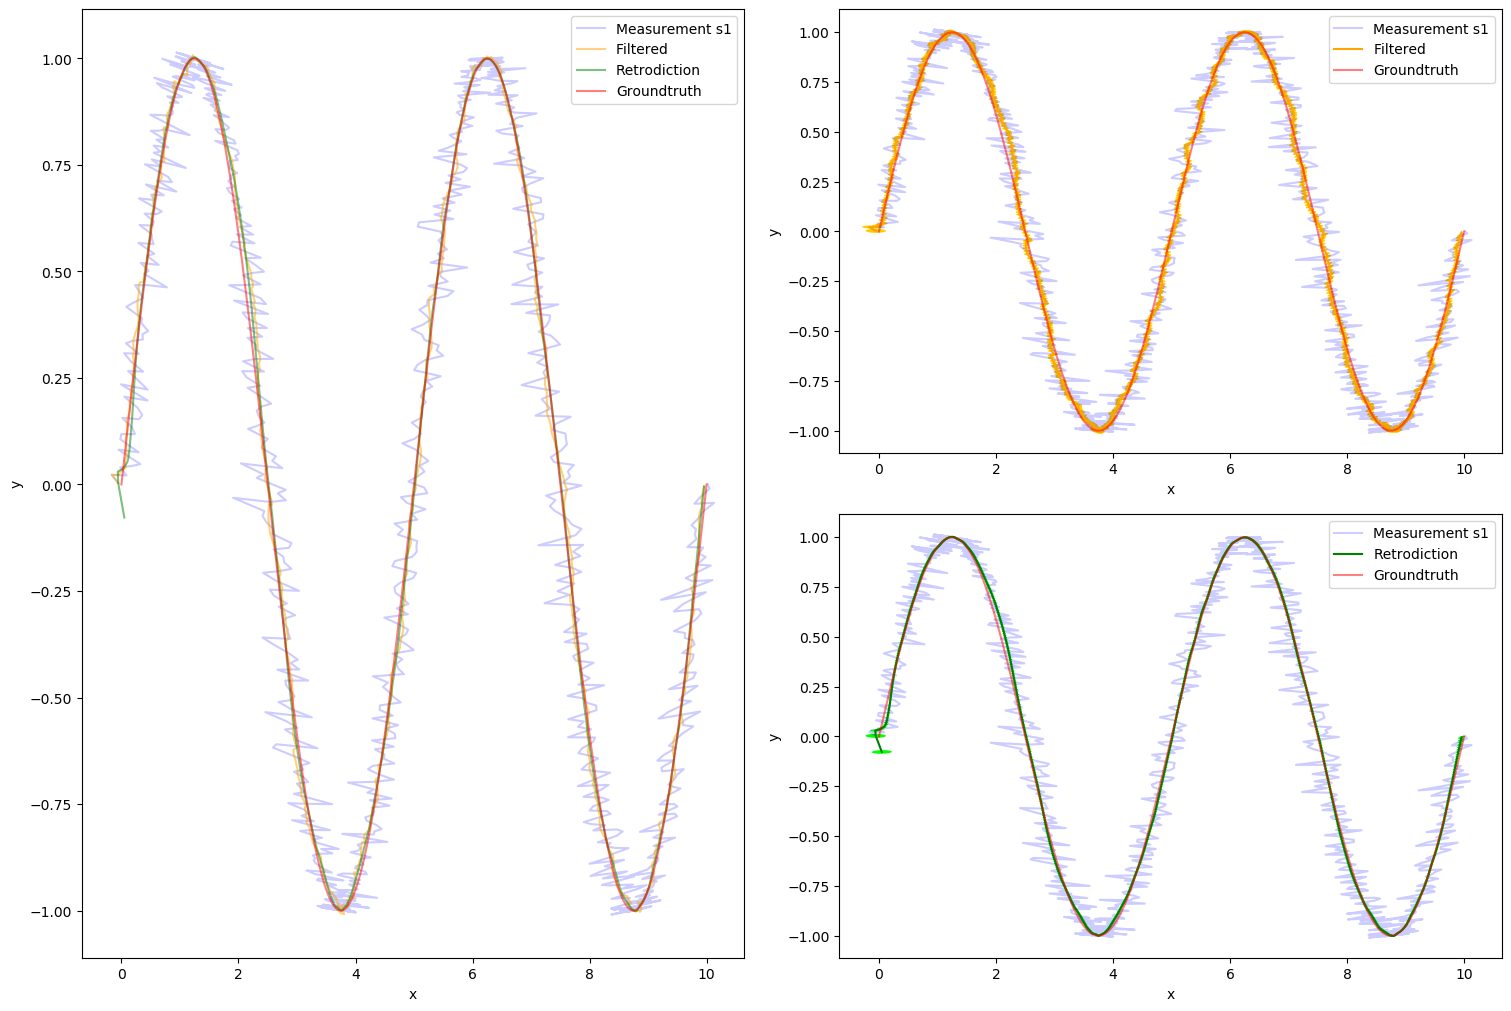

Here is the Python script that generated this plot:
import numpy as np
import matplotlib.pyplot as plt
from matplotlib.patches import Ellipse

"""
    @brief Models a sensor  
"""
class Sensor:
    
    """
        @brief Constructs a new sensor
        @param position The position of the sensor
        @param noise The measurement noise of the sensor
    """
    def __init__(self, position, noise):
        self.position = position
        self.noise = noise
        
    """
        @brief produces measurements using the groundtruth x
        @param x The groundtruth trajectory (2D projection)
        @return (2 x x.shape[1]) matrix with the measurements
    """
    def measure(self, x):
        dist = x - np.repeat(self.position[:2].reshape(2,1),x.shape[1],axis=1)
        
        n = np.random.normal(0,1,x.shape[1])
        
        r = np.sqrt(dist[0]**2 + dist[1]**2) + n*self.noise[0]
        phi = np.arctan2(dist[1],dist[0]) + n*self.noise[1] 
        
        result = np.concatenate((r.reshape(1,x.shape[1]),phi.reshape(1,x.shape[1])),axis=0)
        
        return result
    
"""
    @brief Converts polar coordinates to cartesian
    @param inp The input
    @param The result in cartesian coordinates
"""
def toCartesian(inp):
    x = inp[0]*np.cos(inp[1]).reshape(1,inp.shape[1])
    y = inp[0]*np.sin(inp[1]).reshape(1,inp.shape[1])
    
    cart = np.concatenate((x,y),axis=0)
    
    return cart

"""
    @brief Generates the trajectory
    @param params The parameters from the exercise sheet
    @param step_size How many values of the trajectory should be computed
    @return 3xstep_size matrix with the trajectory
"""
def trajectory(params, step_size=1000):
    v = params[0]
    ax = params[1]
    ay = params[2]
    az = params[3]
    
    T = ax/v
    t = np.linspace(0,T,step_size)
    
    x = v*t
    y = ay*np.sin((4.0*np.pi*v)/ax*t)
    z = az*np.sin((np.pi*v)/ax*t)
    
    return np.vstack((np.vstack((x,y)),z))

    
params = [20, 10, 1, 1]
traj = trajectory(params)

groundtruth = traj[0:2,:]

noise = np.diag([0.01, np.deg2rad(0.1)])

s1 = Sensor(np.array([0,100,10]),np.diag(noise))

measurement_polar = s1.measure(groundtruth)

measurement = toCartesian(measurement_polar)+np.repeat(s1.position[:2].reshape(2,1),groundtruth.shape[1],axis=1)

###################################################
#                DYNAMICS MODEL                   #
###################################################
#Piecewise constant white acceleration
delta_T = 0.5/1000 #Half an our divided by the number of measurements
F = np.eye(4)
F[:2,2:] = np.eye(2)*delta_T
D = np.zeros((4,4))
D[:2,:2]=0.25*np.eye(2)*delta_T**4
D[:2,2:]=0.5*np.eye(2)*delta_T**3
D[2:,:2]=0.5*np.eye(2)*delta_T**3
D[2:,2:]=np.eye(2)*delta_T
D*=10000    #Sigma^2 of the acceleration distribution
print(F)
print(D)

###################################################
#                INITIALIZATION                   #
###################################################
filter_results = []
predicted_results = []
filter_covariants = []
predicted_covariants = []

#Initialize with the first measurement
#Initial P has large variances
x = np.hstack((measurement[:,0],np.zeros(2)))
P = np.eye(4)*10
filter_results.append(x)
#Projection
H = np.zeros((2,4))
H[0,0] = 1
H[1,1] = 1
print(H)

###################################################
#                  KALMAN                         #
###################################################
for k in range(1,measurement.shape[1]):
    ###################################################
    #                 PREDICTION                      #
    ###################################################
    x = F@x
    P = F@P@F.T+D
    
    predicted_results.append(x)
    predicted_covariants.append(P)
    ###################################################
    #                 FILTERING                       #
    ###################################################
    z = measurement[:,k]
    
    #Convert radial error covariance to cartesian
    z_ = measurement_polar[:,k]
    phi = z_[1]
    D_phi = np.array([[np.cos(phi), -np.sin(phi)],
                      [np.sin(phi), np.cos(phi)]])
    r = z_[0]
    #Noise stored the standard deviations -> square to get variances
    R = (noise.copy())**2
    R[1,1] *= r**2
    R = D_phi@R@D_phi.T
    
    #Filter step
    v = z - H@x
    S = H@P@H.T + R
    W = P@H.T@np.linalg.inv(S)
    
    x = x + W@v
    P = P - W@S@W.T
    
    filter_results.append(x)
    filter_covariants.append(P)


###################################################
#                 Retrodiction                    #
###################################################
#Initialize retrodiction with last filter result
retrodicted_results = [filter_results[-1]]
retrodicted_covariants = [filter_covariants[-1]]

for i in range(0,measurement.shape[1]):
    k = len(filter_covariants)-i-1
    W = filter_covariants[k]@F.T@np.linalg.inv(predicted_covariants[k])
    
    x = filter_results[k]+W@(retrodicted_results[i]-predicted_results[k])
    P = filter_covariants[k]+W@(retrodicted_covariants[i]-predicted_covariants[k])@W.T
    
    retrodicted_results.append(x)
    retrodicted_covariants.append(P)


filter_results = np.array(filter_results)
retrodicted_results = np.array(retrodicted_results)


###################################################
#                 Plotting                        #
###################################################
#This is best enjoyed in full screen.

fig = plt.figure(figsize=(15,10),constrained_layout=True)

gs = fig.add_gridspec(2,2)

f_ax1 = fig.add_subplot(gs[:,0])
f_ax2 = fig.add_subplot(gs[0,1])
f_ax3 = fig.add_subplot(gs[1,1])

f_ax1.plot(measurement[0], measurement[1], label="Measurement s1",alpha=0.2,color="blue")
f_ax1.plot(filter_results[:,0], filter_results[:,1], label="Filtered", alpha=0.5,color="orange")
f_ax1.plot(retrodicted_results[:,0], retrodicted_results[:,1], label="Retrodiction", alpha=0.5,color="green")


f_ax1.plot(groundtruth[0], groundtruth[1], label="Groundtruth",alpha=0.5,color="red")

f_ax1.set_xlabel("x")
f_ax1.set_ylabel("y")

f_ax1.legend()

#####################################################################
f_ax2.plot(measurement[0], measurement[1], label="Measurement s1",alpha=0.2,color="blue")
f_ax2.plot(filter_results[:,0], filter_results[:,1], label="Filtered", alpha=1,color="orange")

for i,P in enumerate(filter_covariants):
    #Get size and orientation of the covariance ellipse using evd
    eigw,eigv = np.linalg.eig(P[:2,:2])
    
    angle = np.arctan2(eigv[1,0],eigv[0,0])+np.pi
    angle_deg = np.rad2deg(angle)
    
    el = Ellipse((filter_results[i,0],filter_results[i,1]), 2*np.sqrt(eigw[0]),2*np.sqrt(eigw[1]),angle_deg)
    
    f_ax2.add_artist(el)
    el.set_facecolor(np.array([1,0.8,0]))

f_ax2.plot(groundtruth[0], groundtruth[1], label="Groundtruth",alpha=0.5,color="red")

f_ax2.set_xlabel("x")
f_ax2.set_ylabel("y")

f_ax2.legend()

#####################################################################
f_ax3.plot(measurement[0], measurement[1], label="Measurement s1",alpha=0.2,color="blue")
f_ax3.plot(retrodicted_results[:,0], retrodicted_results[:,1], label="Retrodiction", alpha=1,color="green")

for i,P in enumerate(retrodicted_covariants):
    #Get size and orientation of the covariance ellipse using evd
    eigw,eigv = np.linalg.eig(P[:2,:2])
    
    angle = np.arctan2(eigv[1,0],eigv[0,0])+np.pi
    angle_deg = np.rad2deg(angle)
    
    el = Ellipse((retrodicted_results[i,0],retrodicted_results[i,1]), 2*np.sqrt(eigw[0]),2*np.sqrt(eigw[1]),angle_deg)
    
    f_ax3.add_artist(el)
    el.set_facecolor(np.array([0,1,0]))

f_ax3.plot(groundtruth[0], groundtruth[1], label="Groundtruth",alpha=0.5,color="red")

f_ax3.set_xlabel("x")
f_ax3.set_ylabel("y")

f_ax3.legend()

plt.show()
